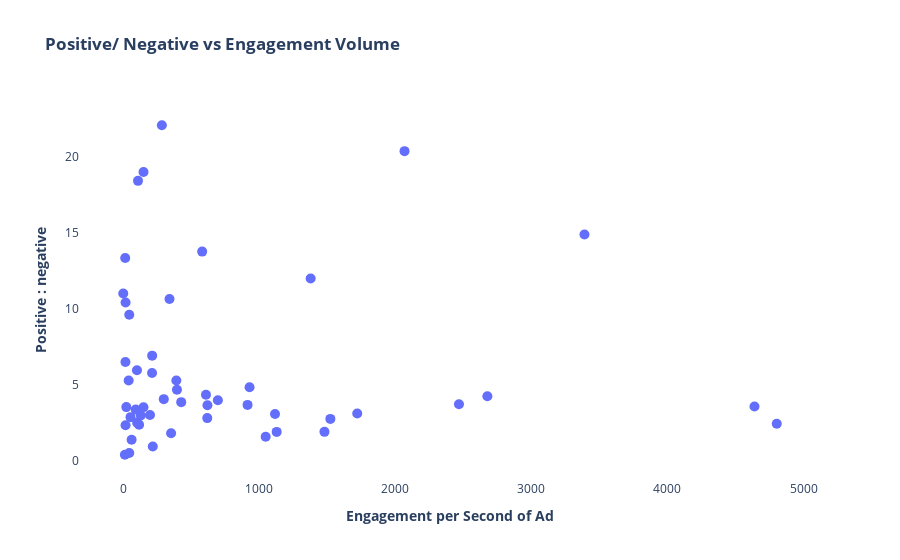

Source (notebook cell):
### Code cell
pos_neg= sentiment_tweet_positive/sentiment_tweet_negative
sent_eng = pd.merge(pos_neg,new_df, on ='Brand',how ='inner')
fig = go.Figure(data=go.Scatter(y=sent_eng['timestamp'],
                                x=sent_eng['engage_per_second'],
                                mode='markers',
                                text=sent_eng['Brand'].values,
                                marker=dict(
        size=10)
                               ))

fig.update_layout(title='<b>Positive/ Negative vs Engagement Volume<b>',
                  xaxis_title="<b>Engagement per Second of Ad<b>",
                  yaxis_title="<b>Positive : negative<b>",
                  plot_bgcolor='rgb(255,255,255)'
                 
                 )
fig.show()

### Figure 1 — Plotly figure (JSON) as saved in the notebook; plotly's stock layout.template omitted (floating-point values rounded to 4 significant figures)
{"data": [{"marker": {"size": 10}, "mode": "markers", "text": ["Amazon Prime", "Audi", "Avacados From Mexico", "Bloomberg", "Bud Light X Tide", "BudLight", "Budwieser", "Cheetos", "Coca Cola", "Discover Card", "Doritos", "Facebook", "General Motors", "Google", "HardRockHotel", "Heinz", "Hulu", "Hyundai", "Jeep", "KIA", "Kellog", "Little Ceasars", "Marvel", "Metro Goldwyn Mayer", "Michelob Ultra", "Miscrosoft", "Mountain Dew", "NFL", "New York Life", "Olay", "Pepsi", "Planters", "Porsche", "Pringles", "Proctor and Gamble", "Quibi", "Reeses", "Rocket Mortgage", "Sabra", "Snickers", "Soda Stream", "Squarespace", "T-Mobile", "Tide", "Tide x DC", "Toyota", "Trump", "TurboTax", "Turkish Airlines", "Verizon", "WeatherTech"], "type": "scatter", "x": [617.9, 1047.0, 608.3, 149.0, 2676.0, 2068.0, 351.9, 2468.0, 22.87, 1522.0, 17.37, 16.28, 928.6, 1128.0, 12.43, 196.8, 1479.0, 102.5, 913.8, 129.4, 619, 14.67, 298.2, 4803.0, 91.77, 212.8, 108.8, 17.15, 284.1, 1378.0, 580.3, 1720.0, 53.9, 4640.0, 0.2833, 217.4, 101.1, 149.2, 40.06, 426.4, 44.2, 395.0, 3390.0, 695.6, 44.47, 116.8, 340.3, 1116.0, 61.56, 211.9, 390.4], "y": [2.802, 1.581, 4.342, 3.511, 4.235, 20.36, 1.801, 3.714, 3.525, 2.749, 10.4, 6.486, 4.831, 1.896, 0.392, 3.004, 1.897, 2.491, 3.67, 2.975, 3.649, 13.33, 4.048, 2.431, 3.36, 6.907, 18.4, 2.33, 22.06, 11.98, 13.75, 3.107, 2.866, 3.56, 11, 0.9368, 5.953, 18.99, 5.275, 3.851, 0.5024, 4.665, 14.88, 3.981, 9.6, 2.361, 10.63, 3.077, 1.383, 5.768, 5.273]}], "layout": {"plot_bgcolor": "rgb(255,255,255)", "title": {"text": "<b>Positive/ Negative vs Engagement Volume<b>"}, "xaxis": {"title": {"text": "<b>Engagement per Second of Ad<b>"}}, "yaxis": {"title": {"text": "<b>Positive : negative<b>"}}}}
